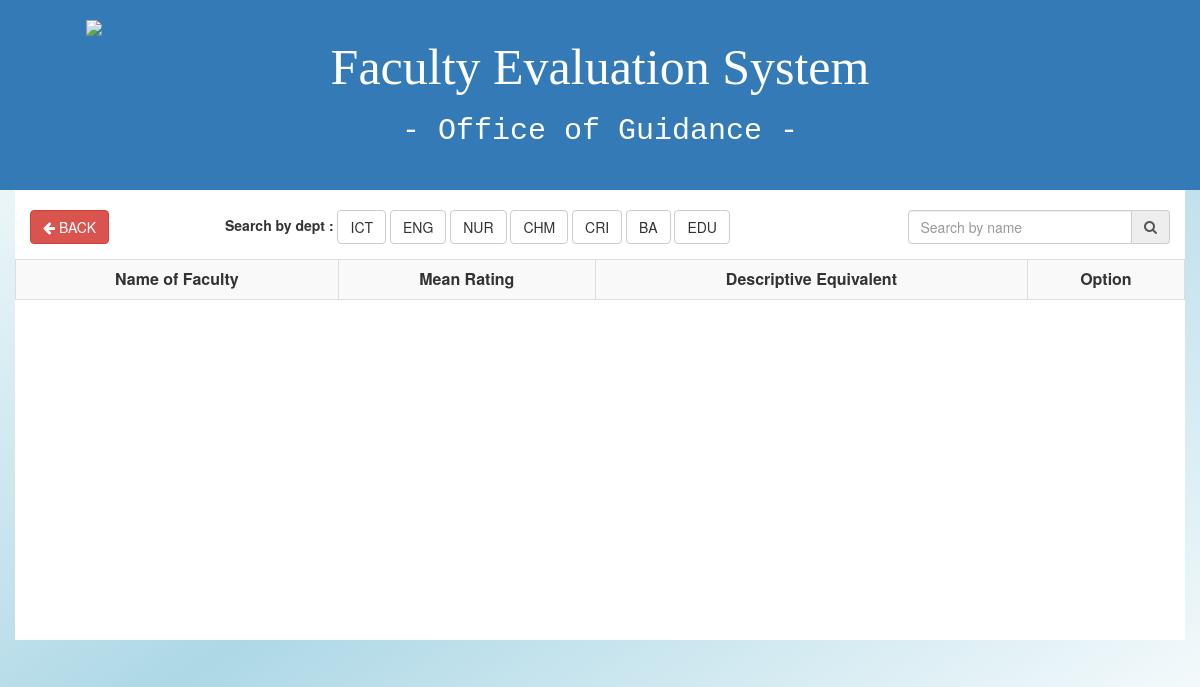
The app's page /views.php, older data.
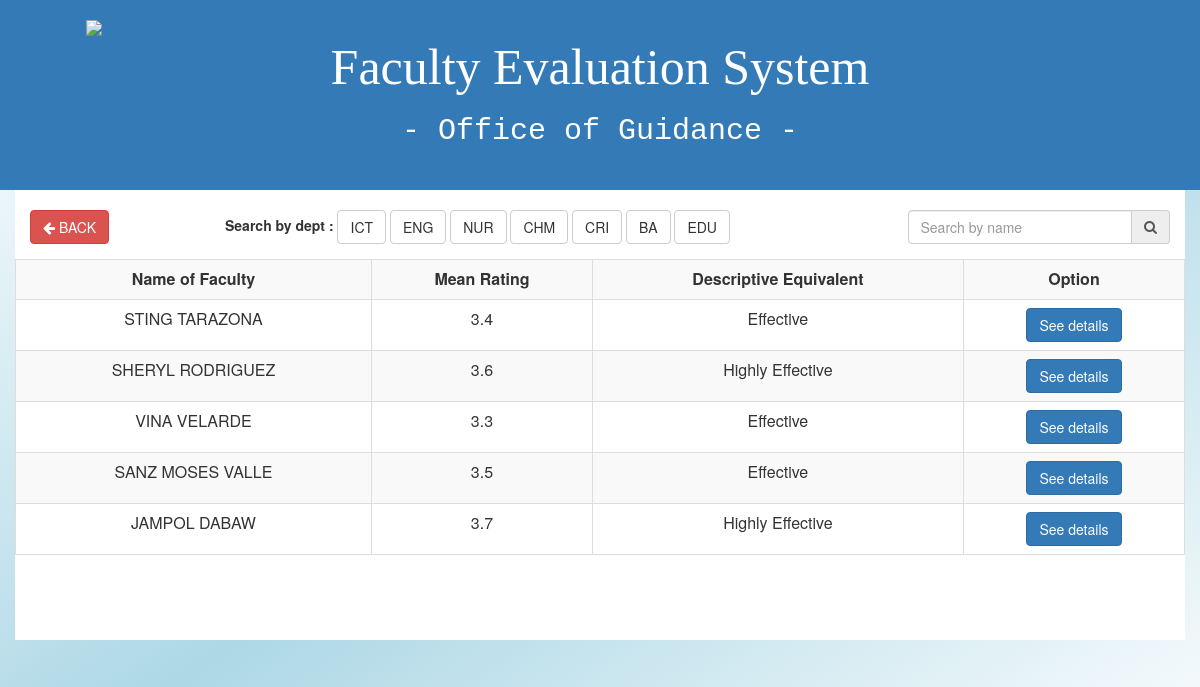
The same page, newer data.
### tables this page shows
CREATE TABLE `overall` (
  `id` int(11) NOT NULL,
  `teacher` varchar(100) NOT NULL,
  `score` int(11) NOT NULL,
  `students` int(11) NOT NULL,
  `grade` varchar(3) NOT NULL,
  `description` varchar(50) NOT NULL
);

### functions/function.php (called while the page is built, shortened)
<?php
 function connect(){
 	$db = new PDO("mysql:host=localhost;dbname=scheduling_system","root","");
 	return $db;
 }
function getoverall(){
  $dbs = connect();
  $query = $dbs->prepare("SELECT * from overall");
  $query->execute();
  return $results = $query->fetchAll(PDO::FETCH_OBJ);
}
?>

### views.php (the view, shortened to what this page needs)
<?php
include 'functions/function.php';
$results = getoverall();
 ?>
<html>
<head>
<link href="style/bootstrap.min.css" rel="stylesheet">
<link rel="stylesheet" href="style/css/font-awesome.min.css" type="text/css">
<link href="style/master.css" rel="stylesheet">
</head>
<body style="background:linear-gradient(to bottom right,white,lightblue,white); height:100%">
  <header>
    <div class="container-fluid bg-primary">
      <div class="row">
        <div class="container" style="padding: 20px 0px;">
          <div class="col-md-3">
            <div class="box">
                <img class="img-responsive" src="./images/logo.png">
            </div>
          </div>
          <div class="col-md-6 text-center">
              <h1 class="font"> Faculty Evaluation System </h1>
              <h1 class="font2"> - Office of Guidance - </h1>
          </div>
          <div class="col-md-3"></div>
        </div>
      </div>
    </div>
  </header>
<div class="container bg-white">
  <div class="row">
    <div class="col-md-2">
      <a href="adminrecord.php"><button class="btn btn-danger" type="button" name="button">
        <i class="fa fa-arrow-left"></i> BACK</button>
    </a>
    </div>
    <div class="col-md-7">
      <div class="form-inline">
        <label for="">Search by dept : </label>
        <a href="views.php?dept=ict" class="btn btn-default">ICT</a>
        <a href="views.php?dept=eng" class="btn btn-default">ENG</a>
        <a href="views.php?dept=nur" class="btn btn-default">NUR</a>
        <a href="views.php?dept=chm" class="btn btn-default">CHM</a>
        <a href="views.php?dept=cri" class="btn btn-default">CRI</a>
        <a href="views.php?dept=ba" class="btn btn-default">BA</a>
        <a href="views.php?dept=edu" class="btn btn-default">EDU</a>
      </div>
    </div>
    <div class="col-md-3">
        <div class="form-group">
          <form class="input-group" action="#" method="post">
            <input class="form-control" type="text" name="searchname" placeholder="Search by name">
            <span class="input-group-addon"> <i class="fa fa-search"></i>
            </span>
          </form>
        </div>
    </div>
  </div>
  <div class="row" style="height: 400px; overflow: auto;">
    <table class="table table-responsive table-striped table-bordered text" align="center">
    	<tr>
    		<th>Name of Faculty</th>
    		<th>Mean Rating</th>
    		<th>Descriptive Equivalent</th>
    		<th>Option</th>
    	</tr>
    	<?php foreach($results as $g): ?>
        <tr>
          <td><?php echo $g->teacher ?></td>
          <td><?php echo $g->grade ?></td>
          <td><?php echo $g->description ?></td>
          <td><button data-id="<?php echo $g->teacher;?>" type="button" class="btn btn-primary details"
           data-toggle="modal">See details</button>
         </td>
        </tr>
      <?php endforeach; ?>
    </table>
  </div>
</div>
</body>
</html>

### style/master.css (style rules this page uses)
.box { position: relative; margin: 0 auto; height: 150px; width: 150px; }
.font { font-family: impact; font-size: 50px; }
.font2 { font-family: monospace; font-size: 30px; }
.bg-white { padding-top: 20px; height: 450px; background-color: white; }
.table tr th { text-align: center; }

### views.php (style rules this page uses)
.text tr th { text-align: center; }
.text tr td { text-align: center; }

Row changes from the older to the newer data that the page shows:
added overall: teacher "STING TARAZONA", grade "3.4", description "Effective"
added overall: teacher "SHERYL RODRIGUEZ", grade "3.6", description "Highly Effective"
added overall: teacher "VINA VELARDE", grade "3.3", description "Effective"
added overall: teacher "SANZ MOSES VALLE", grade "3.5", description "Effective"
added overall: teacher "JAMPOL DABAW", grade "3.7", description "Highly Effective"
